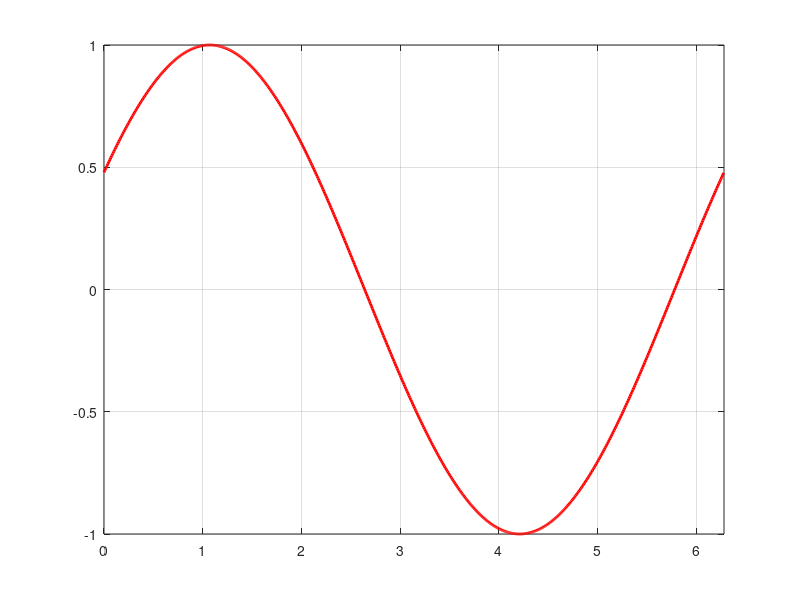

The MATLAB script that drew this image: (Note: this script raises an error after producing the figure.)
x = 0:0.01:2*pi;
omega = 0.5;
k = 1;
 
for t=1:50
 
    plot(x, sin(omega*t + k*x), 'linewidth', 2, 'color', 'red');
    ylim([-1 1]);
    xlim([0 2*pi]);
    grid on;
 
    % gif utilities
    set(gcf,'color','w'); % set figure background to white
    drawnow;
    frame = getframe(1);
    im = frame2im(frame);
    [imind,cm] = rgb2ind(im,256);
    outfile = 'sinewave.gif';
 
    % On the first loop, create the file. In subsequent loops, append.
    if t==1
        imwrite(imind,cm,outfile,'gif','DelayTime',0,'loopcount',inf);
    else
        imwrite(imind,cm,outfile,'gif','DelayTime',0,'writemode','append');
    end
 
end